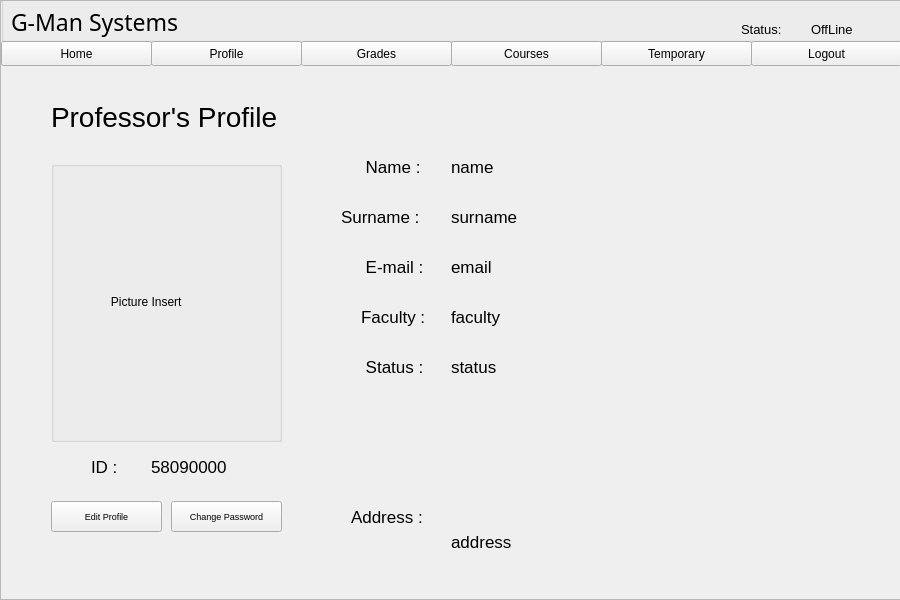
<?xml version="1.0" encoding="UTF-8"?>
<ui version="4.0">
 <class>Form</class>
 <widget class="QWidget" name="Form">
  <property name="geometry">
   <rect>
    <x>0</x>
    <y>0</y>
    <width>900</width>
    <height>600</height>
   </rect>
  </property>
  <property name="windowTitle">
   <string>Form</string>
  </property>
  <widget class="QScrollArea" name="scrollArea">
   <property name="geometry">
    <rect>
     <x>0</x>
     <y>0</y>
     <width>901</width>
     <height>600</height>
    </rect>
   </property>
   <property name="verticalScrollBarPolicy">
    <enum>Qt::ScrollBarAlwaysOff</enum>
   </property>
   <property name="horizontalScrollBarPolicy">
    <enum>Qt::ScrollBarAlwaysOff</enum>
   </property>
   <property name="widgetResizable">
    <bool>true</bool>
   </property>
   <widget class="QWidget" name="scrollAreaWidgetContents">
    <property name="geometry">
     <rect>
      <x>0</x>
      <y>0</y>
      <width>899</width>
      <height>598</height>
     </rect>
    </property>
    <widget class="QGroupBox" name="groupBox_2">
     <property name="geometry">
      <rect>
       <x>0</x>
       <y>-10</y>
       <width>901</width>
       <height>51</height>
      </rect>
     </property>
     <property name="title">
      <string/>
     </property>
    </widget>
    <widget class="QLabel" name="label">
     <property name="geometry">
      <rect>
       <x>50</x>
       <y>100</y>
       <width>281</width>
       <height>31</height>
      </rect>
     </property>
     <property name="font">
      <font>
       <pointsize>21</pointsize>
      </font>
     </property>
     <property name="text">
      <string>Professor's Profile</string>
     </property>
    </widget>
    <widget class="QLabel" name="label_3">
     <property name="geometry">
      <rect>
       <x>90</x>
       <y>450</y>
       <width>41</width>
       <height>31</height>
      </rect>
     </property>
     <property name="font">
      <font>
       <pointsize>13</pointsize>
      </font>
     </property>
     <property name="text">
      <string>ID :</string>
     </property>
    </widget>
    <widget class="QGroupBox" name="groupBox">
     <property name="geometry">
      <rect>
       <x>50</x>
       <y>160</y>
       <width>231</width>
       <height>281</height>
      </rect>
     </property>
     <property name="title">
      <string/>
     </property>
     <widget class="QLabel" name="label_2">
      <property name="geometry">
       <rect>
        <x>0</x>
        <y>0</y>
        <width>231</width>
        <height>281</height>
       </rect>
      </property>
      <property name="text">
       <string>                  Picture Insert</string>
      </property>
     </widget>
    </widget>
    <widget class="QLabel" name="label_7">
     <property name="geometry">
      <rect>
       <x>360</x>
       <y>150</y>
       <width>81</width>
       <height>31</height>
      </rect>
     </property>
     <property name="font">
      <font>
       <pointsize>13</pointsize>
      </font>
     </property>
     <property name="text">
      <string> Name :</string>
     </property>
    </widget>
    <widget class="QLabel" name="label_8">
     <property name="geometry">
      <rect>
       <x>340</x>
       <y>200</y>
       <width>101</width>
       <height>31</height>
      </rect>
     </property>
     <property name="font">
      <font>
       <pointsize>13</pointsize>
      </font>
     </property>
     <property name="text">
      <string>Surname :</string>
     </property>
    </widget>
    <widget class="QLabel" name="label_9">
     <property name="geometry">
      <rect>
       <x>360</x>
       <y>250</y>
       <width>81</width>
       <height>31</height>
      </rect>
     </property>
     <property name="font">
      <font>
       <pointsize>13</pointsize>
      </font>
     </property>
     <property name="text">
      <string> E-mail :</string>
     </property>
    </widget>
    <widget class="QLabel" name="label_4">
     <property name="geometry">
      <rect>
       <x>360</x>
       <y>300</y>
       <width>81</width>
       <height>31</height>
      </rect>
     </property>
     <property name="font">
      <font>
       <pointsize>13</pointsize>
      </font>
     </property>
     <property name="text">
      <string>Faculty :</string>
     </property>
    </widget>
    <widget class="QLabel" name="label_10">
     <property name="geometry">
      <rect>
       <x>360</x>
       <y>350</y>
       <width>81</width>
       <height>31</height>
      </rect>
     </property>
     <property name="font">
      <font>
       <pointsize>13</pointsize>
      </font>
     </property>
     <property name="text">
      <string> Status :</string>
     </property>
    </widget>
    <widget class="QLabel" name="label_12">
     <property name="geometry">
      <rect>
       <x>350</x>
       <y>500</y>
       <width>91</width>
       <height>31</height>
      </rect>
     </property>
     <property name="font">
      <font>
       <pointsize>13</pointsize>
      </font>
     </property>
     <property name="text">
      <string>Address :</string>
     </property>
    </widget>
    <widget class="QLabel" name="id">
     <property name="geometry">
      <rect>
       <x>150</x>
       <y>450</y>
       <width>141</width>
       <height>31</height>
      </rect>
     </property>
     <property name="font">
      <font>
       <pointsize>13</pointsize>
      </font>
     </property>
     <property name="text">
      <string>58090000</string>
     </property>
    </widget>
    <widget class="QLabel" name="name">
     <property name="geometry">
      <rect>
       <x>450</x>
       <y>150</y>
       <width>171</width>
       <height>31</height>
      </rect>
     </property>
     <property name="font">
      <font>
       <pointsize>13</pointsize>
      </font>
     </property>
     <property name="text">
      <string>name</string>
     </property>
    </widget>
    <widget class="QLabel" name="surname">
     <property name="geometry">
      <rect>
       <x>450</x>
       <y>200</y>
       <width>181</width>
       <height>31</height>
      </rect>
     </property>
     <property name="font">
      <font>
       <pointsize>13</pointsize>
      </font>
     </property>
     <property name="text">
      <string>surname</string>
     </property>
    </widget>
    <widget class="QLabel" name="email">
     <property name="geometry">
      <rect>
       <x>450</x>
       <y>250</y>
       <width>511</width>
       <height>31</height>
      </rect>
     </property>
     <property name="font">
      <font>
       <pointsize>13</pointsize>
      </font>
     </property>
     <property name="text">
      <string>email</string>
     </property>
    </widget>
    <widget class="QLabel" name="faculty">
     <property name="geometry">
      <rect>
       <x>450</x>
       <y>300</y>
       <width>511</width>
       <height>31</height>
      </rect>
     </property>
     <property name="font">
      <font>
       <pointsize>13</pointsize>
      </font>
     </property>
     <property name="text">
      <string>faculty</string>
     </property>
    </widget>
    <widget class="QLabel" name="sstatus">
     <property name="geometry">
      <rect>
       <x>450</x>
       <y>350</y>
       <width>511</width>
       <height>31</height>
      </rect>
     </property>
     <property name="font">
      <font>
       <pointsize>13</pointsize>
      </font>
     </property>
     <property name="text">
      <string>status</string>
     </property>
    </widget>
    <widget class="QLabel" name="address">
     <property name="geometry">
      <rect>
       <x>450</x>
       <y>500</y>
       <width>511</width>
       <height>81</height>
      </rect>
     </property>
     <property name="font">
      <font>
       <pointsize>13</pointsize>
      </font>
     </property>
     <property name="text">
      <string>address</string>
     </property>
    </widget>
    <widget class="QPushButton" name="editButton">
     <property name="geometry">
      <rect>
       <x>50</x>
       <y>500</y>
       <width>111</width>
       <height>31</height>
      </rect>
     </property>
     <property name="font">
      <font>
       <pointsize>7</pointsize>
      </font>
     </property>
     <property name="text">
      <string>Edit Profile</string>
     </property>
    </widget>
    <widget class="QPushButton" name="gradeButton">
     <property name="geometry">
      <rect>
       <x>300</x>
       <y>40</y>
       <width>151</width>
       <height>25</height>
      </rect>
     </property>
     <property name="text">
      <string>Grades</string>
     </property>
    </widget>
    <widget class="QPushButton" name="courseButton">
     <property name="geometry">
      <rect>
       <x>450</x>
       <y>40</y>
       <width>151</width>
       <height>25</height>
      </rect>
     </property>
     <property name="text">
      <string>Courses</string>
     </property>
    </widget>
    <widget class="QPushButton" name="profileButton">
     <property name="geometry">
      <rect>
       <x>150</x>
       <y>40</y>
       <width>151</width>
       <height>25</height>
      </rect>
     </property>
     <property name="text">
      <string>Profile</string>
     </property>
    </widget>
    <widget class="QPushButton" name="homeButton">
     <property name="geometry">
      <rect>
       <x>0</x>
       <y>40</y>
       <width>151</width>
       <height>25</height>
      </rect>
     </property>
     <property name="text">
      <string>Home</string>
     </property>
    </widget>
    <widget class="QPushButton" name="temp">
     <property name="geometry">
      <rect>
       <x>600</x>
       <y>40</y>
       <width>151</width>
       <height>25</height>
      </rect>
     </property>
     <property name="text">
      <string>Temporary</string>
     </property>
    </widget>
    <widget class="QPushButton" name="logoutButton">
     <property name="geometry">
      <rect>
       <x>750</x>
       <y>40</y>
       <width>151</width>
       <height>25</height>
      </rect>
     </property>
     <property name="text">
      <string>Logout</string>
     </property>
    </widget>
    <widget class="QPushButton" name="changePasswordButton">
     <property name="geometry">
      <rect>
       <x>170</x>
       <y>500</y>
       <width>111</width>
       <height>31</height>
      </rect>
     </property>
     <property name="font">
      <font>
       <pointsize>7</pointsize>
      </font>
     </property>
     <property name="text">
      <string>Change Password</string>
     </property>
    </widget>
    <widget class="QLabel" name="barLabel">
     <property name="geometry">
      <rect>
       <x>0</x>
       <y>-10</y>
       <width>901</width>
       <height>51</height>
      </rect>
     </property>
     <property name="text">
      <string/>
     </property>
    </widget>
    <widget class="QLabel" name="status_2">
     <property name="geometry">
      <rect>
       <x>810</x>
       <y>20</y>
       <width>53</width>
       <height>16</height>
      </rect>
     </property>
     <property name="font">
      <font>
       <pointsize>10</pointsize>
      </font>
     </property>
     <property name="text">
      <string>OffLine</string>
     </property>
    </widget>
    <widget class="QLabel" name="label_5">
     <property name="geometry">
      <rect>
       <x>740</x>
       <y>20</y>
       <width>61</width>
       <height>16</height>
      </rect>
     </property>
     <property name="font">
      <font>
       <pointsize>10</pointsize>
      </font>
     </property>
     <property name="text">
      <string>Status:</string>
     </property>
    </widget>
    <widget class="QLabel" name="label_15">
     <property name="geometry">
      <rect>
       <x>10</x>
       <y>0</y>
       <width>221</width>
       <height>41</height>
      </rect>
     </property>
     <property name="font">
      <font>
       <family>Century Gothic</family>
       <pointsize>17</pointsize>
      </font>
     </property>
     <property name="text">
      <string>G-Man Systems</string>
     </property>
    </widget>
    <zorder>groupBox</zorder>
    <zorder>groupBox_2</zorder>
    <zorder>label</zorder>
    <zorder>label_3</zorder>
    <zorder>label_7</zorder>
    <zorder>label_8</zorder>
    <zorder>label_9</zorder>
    <zorder>label_4</zorder>
    <zorder>label_10</zorder>
    <zorder>label_12</zorder>
    <zorder>id</zorder>
    <zorder>name</zorder>
    <zorder>surname</zorder>
    <zorder>email</zorder>
    <zorder>faculty</zorder>
    <zorder>sstatus</zorder>
    <zorder>address</zorder>
    <zorder>editButton</zorder>
    <zorder>gradeButton</zorder>
    <zorder>courseButton</zorder>
    <zorder>profileButton</zorder>
    <zorder>homeButton</zorder>
    <zorder>temp</zorder>
    <zorder>logoutButton</zorder>
    <zorder>changePasswordButton</zorder>
    <zorder>barLabel</zorder>
    <zorder>status_2</zorder>
    <zorder>label_5</zorder>
    <zorder>label_15</zorder>
   </widget>
  </widget>
 </widget>
 <resources/>
 <connections/>
</ui>
